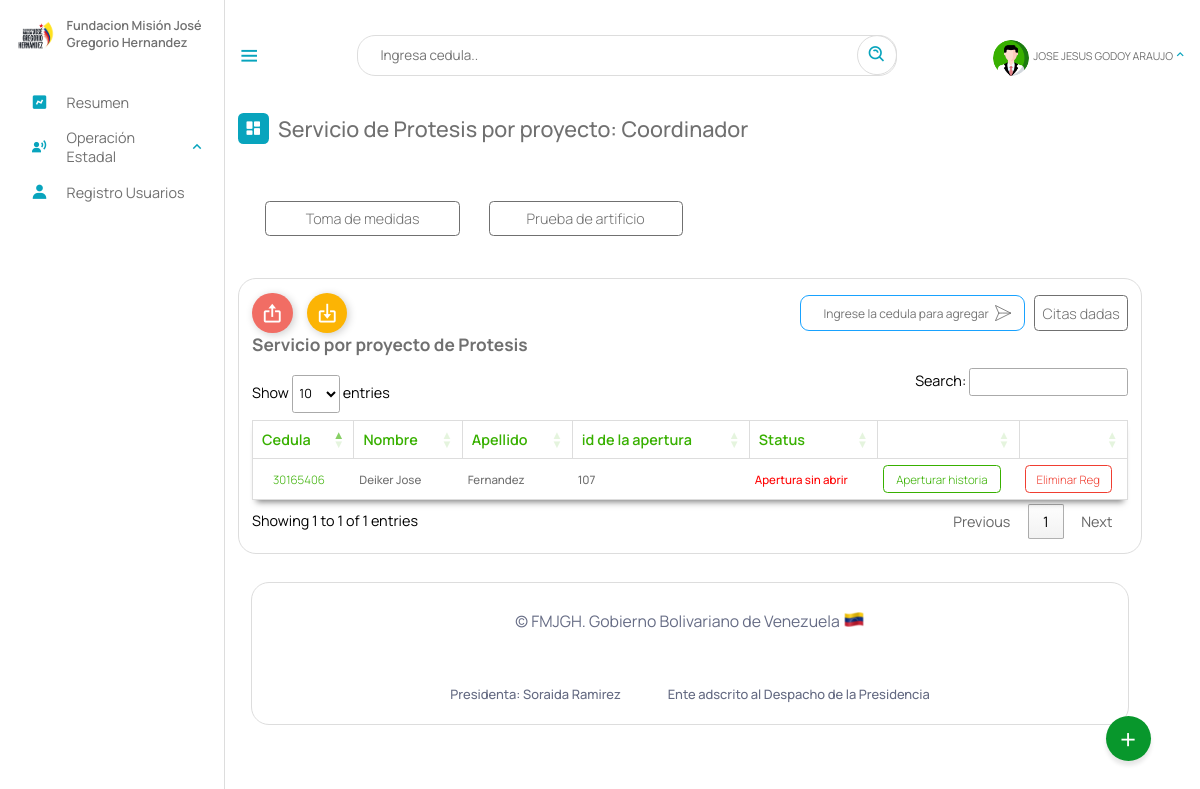
Page /Escritorio/04-ortesisyProtesis.php (signed in) on the earlier database version.
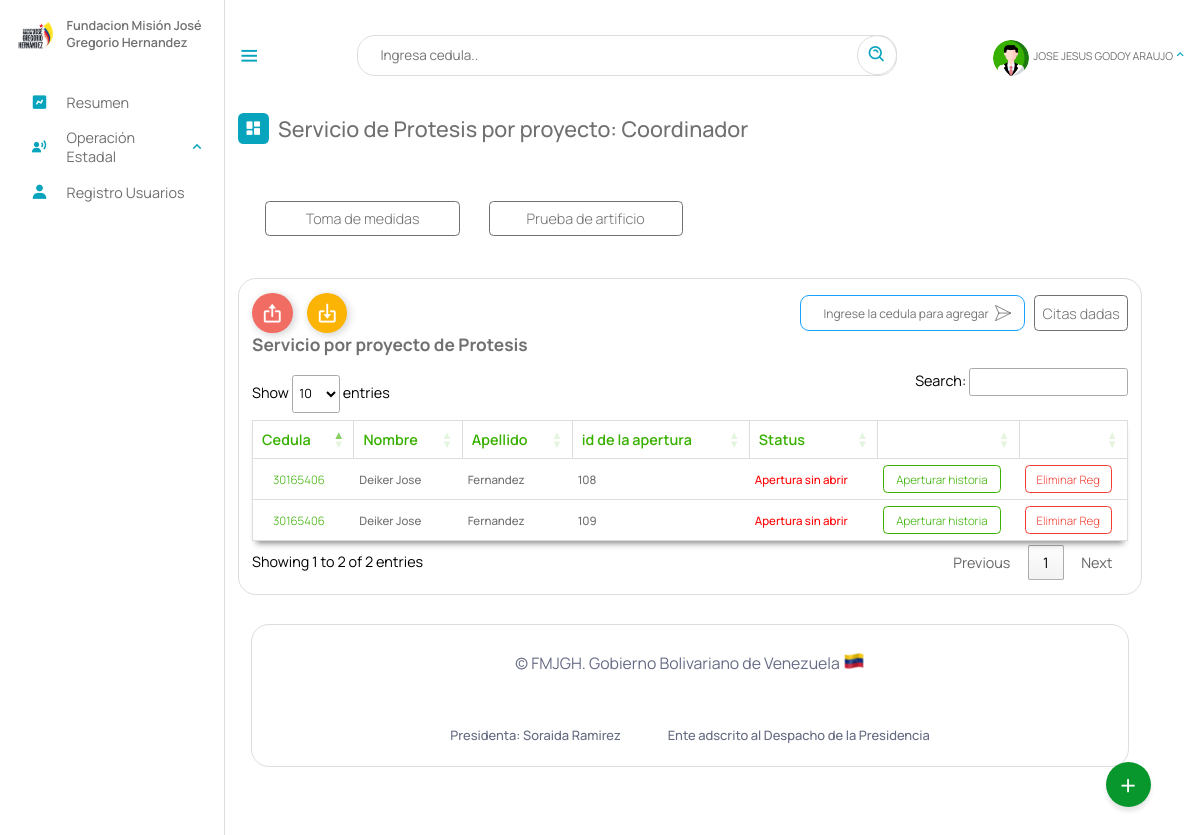
Same page on the later database version.
### tables this page shows
CREATE TABLE `cita_ortesis_protesis` (
  `id` int(11) NOT NULL AUTO_INCREMENT,
  `cedula` int(12) NOT NULL,
  `laboratorio` varchar(10) DEFAULT NULL,
  `fecha_cita` date DEFAULT NULL,
  `fecha_toma` date DEFAULT NULL,
  `fecha_prueba` date DEFAULT NULL,
  `status` text DEFAULT NULL,
  `descripcion` text DEFAULT NULL,
  `artificio` text DEFAULT NULL,
  `medidas` text DEFAULT NULL,
  PRIMARY KEY (`id`),
  KEY `laboratorio` (`laboratorio`),
  KEY `cedula` (`cedula`),
  CONSTRAINT `cita_ortesis_protesis_ibfk_1` FOREIGN KEY (`cedula`) REFERENCES `beneficiario` (`cedula`) ON DELETE CASCADE,
  CONSTRAINT `cita_ortesis_protesis_ibfk_2` FOREIGN KEY (`laboratorio`) REFERENCES `laboratorio` (`id`) ON DELETE CASCADE
);

CREATE TABLE `beneficiario` (
  `cedula` int(12) NOT NULL,
  `nombre` text NOT NULL,
  `apellido` text NOT NULL,
  `fecha_naci` date NOT NULL,
  `email` varchar(50) NOT NULL,
  `telefono` varchar(12) NOT NULL,
  `nacionalidad` char(2) NOT NULL,
  `edad` int(2) NOT NULL,
  `sexo` char(1) NOT NULL,
  `edo_civil` text NOT NULL,
  `nro_hijo` int(2) DEFAULT NULL,
  `estado` varchar(10) NOT NULL,
  `municipio` varchar(20) NOT NULL,
  `parroquia` varchar(10) NOT NULL,
  `discapacidad` varchar(10) NOT NULL,
  `atencion_solicitada` varchar(10) DEFAULT NULL,
  `certificado` varchar(50) DEFAULT NULL,
  `registrado_por` text DEFAULT NULL,
  `fecha_registro` date NOT NULL,
  PRIMARY KEY (`cedula`),
  KEY `estado` (`estado`),
  KEY `discapacidad` (`discapacidad`),
  KEY `atencion_solicitada` (`atencion_solicitada`),
  KEY `municipio` (`municipio`),
  KEY `parroquia` (`parroquia`),
  CONSTRAINT `beneficiario_ibfk_1` FOREIGN KEY (`estado`) REFERENCES `estados` (`id_estados`) ON DELETE CASCADE,
  CONSTRAINT `beneficiario_ibfk_2` FOREIGN KEY (`municipio`) REFERENCES `municipios` (`id_municipios`) ON DELETE CASCADE,
  CONSTRAINT `beneficiario_ibfk_3` FOREIGN KEY (`parroquia`) REFERENCES `parroquia` (`id`) ON DELETE CASCADE ON UPDATE CASCADE,
  CONSTRAINT `beneficiario_ibfk_4` FOREIGN KEY (`discapacidad`) REFERENCES `discapacid_e` (`id_e`) ON DELETE CASCADE,
  CONSTRAINT `beneficiario_ibfk_5` FOREIGN KEY (`atencion_solicitada`) REFERENCES `tipoatencion` (`id`) ON DELETE CASCADE
);

### php/01-02-cita_protesis.php (called while the page is built, shortened)
<?php
include_once("ManejadorBD.php");
class citas_protesis extends ManejadorBD
{
	private $cnn;
	public function __construct($tipoConexion)
	{
		$this->cnn = parent::conectar($tipoConexion);
	}
	public function consultarTodasCitasSindar()
	{
		try {
			$stmt = $this->cnn->prepare("SELECT cita_ortesis_protesis.id, beneficiario.nombre, beneficiario.apellido, beneficiario.cedula,  cita_ortesis_protesis.laboratorio, cita_ortesis_protesis.fecha_cita
				FROM beneficiario, cita_ortesis_protesis
				WHERE beneficiario.cedula = cita_ortesis_protesis.cedula and cita_ortesis_protesis.fecha_toma IS NULL");
			$stmt->setFetchMode(PDO::FETCH_ASSOC);
			$stmt->execute();
			return $stmt->fetchAll();
		} catch (PDOException $error) {
			echo "Error: ejecutando consulta SQL." . $error->getMessage();
			exit();
		}
	}
}

### php/ManejadorBD.php (called while the page is built, shortened)
<?php
	class ManejadorBD extends PDO {
		public $srv	= SRV;
		public $usr	= USR;
		public $pas	= PAS;
		public $dbn	= BDN;
		public function conectar($tipoConexion){
			try{
				switch ($tipoConexion) {
				    case 1:
				        $dsn = "mysql:host=$this->srv;dbname=$this->dbn";
				        break;
				}
				$dbh = new PDO($dsn, $this->usr, $this->pas);
    			$dbh->setAttribute(PDO::ATTR_ERRMODE, PDO::ERRMODE_EXCEPTION);
			}catch(PDOException $error){
                echo "Error al Conectar con la Base de Datos: ".$error->getMessage();
                exit();
			}
            $this->conexionBD = $dbh;
			return $this->conexionBD;
		}
	}
?>

### Escritorio/04-ortesisyProtesis.php (the view, shortened to what this page needs)
<?php
include_once("partearriba.php");
?>
<link rel="stylesheet" type="text/css" href="https://cdn.datatables.net/1.11.3/css/jquery.dataTables.min.css">
<link rel="stylesheet" href="stylesprotesis.css">
<div class="dash-contenido">
    <div class="overview">
        <div class="titulo">
            <i class='bx bxs-dashboard'> </i>
            <span class="link-name">Servicio de Protesis por proyecto: <?php echo $rol ?></span>
        </div>
    </div>
    <div class="reportes-totales">
        <div class="reporte">
            <a href="04-tomaMedidas.php">Toma de medidas</a>
        </div>
        <div class="reporte">
            <a href="05-pruebaArtificio.php">Prueba de artificio</a>
        </div>
    </div>
    <div class="tabla-atencion">
        <div class="personas-conatencion">
            <div class="botones__especiales">
                <button class="Btn export">
                    <div class="sign">
                        <i class='bx bx-export'></i>
                    </div>
                </button>
                <button class="Btn import">
                    <div class="sign">
                        <i class='bx bx-import'></i>
                    </div>
            </div>
        </div>
        <div style="display: flex; align-items: center; justify-content: center; gap: 10px;">
            <form  id="form_agregar">
                <div class="messageBox">
                    <input required="" placeholder="Ingrese la cedula para agregar" type="text" id="messageInput" />
                    <button id="sendButton" type="submit">
                    </button>
                </div>
            </form>
            <div style="display: flex; justify-content: center; align-items: center;">
                <a class="enlace" style="margin: 0;" href="04-ort-citaDada.php">Citas dadas</a>
            </div>
        </div>
    </div>
    <h2>Servicio por proyecto de Protesis</h2>
    <table id="atencion">
        <thead>
            <tr>
                <th>Cedula</th>
                <th>Nombre</th>
                <th>Apellido</th>
                <th>id de la apertura</th>
                <th>Status</th>
                <th></th>
                <th></th>
            </tr>
        </thead>
        <tbody>
            <?php
            include_once("../php/01-02-cita_protesis.php");
            $aten = new citas_protesis(1);
            $consulta = $aten->consultarTodasCitasSindar();
            if ($consulta) {
                foreach ($consulta as $registros) {
            ?>
                    <tr>
                        <td> <a class="cedula" name="enlace" id="verBeneficiario" href="__verBeneficiario.php?cedula=<?php echo $registros['cedula']; ?>"><?php echo $registros['cedula']; ?> </a></td>
                        <td><?php echo $registros["nombre"] ?></td>
                        <td><?php echo $registros["apellido"] ?></td>
                        <td><?php echo $registros["id"] ?></td>
                        <td style="color: red;">Apertura sin abrir</td>
                        <td><a href="04-ort-darCita.php?id=<?php echo $registros["id"] ?>">Aperturar historia</a></td>
                        <td><a href="eliminar/eliminar_orte.php?id=<?php echo $registros["id"] ?>" class="eliminar">Eliminar Reg</a></td>
                    </tr>
            <?php
                }
            }
            ?>
        </tbody>
    </table>
</div>
<?php
include_once("parteabajo.php");
?>

### Escritorio/partearriba.php (shortened to what this page needs)
<!DOCTYPE html>
<html lang="es">
<head>
    <link rel="stylesheet" href="estilo.css">
    <link rel="stylesheet" href="dash.css">
    <link rel="stylesheet" href="02-buttons/01-buttons.css">
    <link href='https://unpkg.com/boxicons@2.1.4/css/boxicons.min.css' rel='stylesheet'>
<link rel="stylesheet" href="https://cdnjs.cloudflare.com/ajax/libs/font-awesome/6.5.2/css/all.min.css" />
</head>
<body>
    <?php
    if (isset($_SESSION['cedula'])) {
        $NombreUsuarioActivo = $_SESSION['nombre'];
        $rol = $_SESSION["rol"];
        $gerencia = $_SESSION['gerencia'];
    }
    switch ($rol) {
        case "2coor":
            $rol = "Coordinador";
            break;
    }
    ?>
    <nav class="sidebar">
        <header>
            <div class="image-text">
                <span class="image">
                    <img src="logo3.png" alt="logo">
                </span>
                <div class="text header-text">
                    <span class="name">Fundacion Misión José Gregorio Hernandez</span>
                </div>
            </div>
        </header>
        <ul class="nav-links">
            <li>
                <a href="index.php">
                    <i class='bx bxs-chart'></i>
                    <span class="link-name">Resumen</span>
                </a>
            </li>
            <?php
            if ($gerencia == "4Gtno" || $rol == "Superusuario" ) {
            ?>
                <li>
                    <div class="ioncn-link">
                        <a>
                            <i class='bx bxs-user-voice'></i>
                            <span class="link-name">Operación Estadal</span>
                        </a>
                        <i class='bx bx-chevron-up'></i>
                    </div>
                </li>
            <?php
            }
            ?>
            <?php
            if ($rol == "Administrador" || $rol == "Superusuario" || $rol=="Coordinador") {
            ?>
                <li>
                    <a href="03-registro.php">
                        <i class='bx bxs-user'></i>
                        <span class="link-name">Registro Usuarios</span>
                    </a>
                </li>
            <?php
            }
            ?>
        </ul>
    </nav>
    <main class="menu-dash">
        <div class="top">
            <i class='bx bx-menu sidebar-toggle'></i>
            <div class="busqueda">
                <input type="text" id="input_search" placeholder="Ingresa cedula..">
                <a href="#" class="search" id="search"><i class='bx bx-search-alt bx-rotate-90'></i></a>
            </div>
            <li>
                <div class="ioncn-link">
                    <a><?php
                            if($_SESSION["profile_photo"]){
                                $ruta = "fotos_perfil/". $_SESSION["profile_photo"];
                            }else{
                                $ruta = "profile.png";
                            }
                        ?>
                        <div class="img-profi">
                             <img src="<?php echo $ruta ?>" alt="">
                        </div>
                        <span class="link_name" id="user_active"><?php echo $NombreUsuarioActivo ?></span>
                    </a>
                    <i class='bx bx-chevron-up'></i>
                </div>
            </li>
        </div>
        <div class="action">
            <span class="abrir" onclick="actionToggle()">+</span>
        </div>

### Escritorio/parteabajo.php (shortened to what this page needs)
<div class="footer__info container">
    <span class="footer_copy">
        &#169; FMJGH. Gobierno Bolivariano de Venezuela <img src="ve.png">
    </span>
    <br><br>
    <div class="footer__privacy">
        <a>Presidenta: Soraida Ramirez</a>
        <a>Ente adscrito al Despacho de la Presidencia</a>
    </div>
</div>
</main>
</body>
</html>

### Escritorio/estilo.css (style rules this page uses)
* { font-family: 'Manrope', sans-serif; margin: 0; padding: 0; box-sizing: border-box; scroll-behavior: smooth; }
:root { --body-color: ; --tran-03:all 0.2 ease ; --tran-03:all 0.3s ease ; --tran-03:all 0.4s ease ; --tran-03:all 0.5s ease ; }
body { height: 100vh; background-color: #fff; }
.sidebar .text { font-size: 14px; font-weight: 500; color: #707070; }
.sidebar .image { min-width: 60px; display: flex; align-items: center; }
.sidebar { position: fixed; top: 0; left: 0; height: 100%; width: 250px; padding: 20px 0px 0px 14px ; background-color: #fff; transition: 0.3s; border-right: 1px solid #ddd; }
.sidebar header { position: relative; }
.sidebar .image-text img { width: 50px; border-radius: 6px; }
.sidebar header .image-text { display: flex; align-items: center; }
header .image-text .header-text { display: flex; flex-direction: column; transition: 0.3; }
.header-text .name { font-weight: 600; text-align: left; margin-top: -2px; }
.sidebar .nav-links { background-color: rgb(255, 255, 255); height: 100%; padding-top: 30px; }
.sidebar .nav-links li { position: relative; list-style: none; transition: all 0.4s ease; }
.sidebar .nav-links li .ioncn-link { display: flex; align-items: left; justify-content: space-between; }
.bx-chevron-up { transition: transform .3s; }
.sidebar .nav-links li i { height: 50px; min-width: 60px; text-align: center; line-height: 50px; color:#08A4BD ; font-size: 20px; }
.sidebar .nav-links li a { text-decoration: none; display: flex; align-items: center; justify-content: left; }
.sidebar .nav-links li a .link-name { font-size: 16px; font-weight: 400; color: #707070; transition: 0.3s ease; }
.menu-dash { position: relative; left: 250px; background-color: #fff; height: 100vh; width: calc(100% - 300px); padding: 10px 14px; transition: 0.3s; }
.menu-dash .top { display: flex; position: fixed; top: 0px; left: 250px; align-items: center; justify-content: space-between; width: calc(100% - 250px); backdrop-filter: blur(15px); padding: 10px 14px; transition: 0.3; height: 123px; z-index: 500; }
.menu-dash .top .sidebar-toggle { font-size: 26px; cursor: pointer; color: #08A4BD; }
.menu-dash .top .busqueda { position: relative; height: 45px; max-width: 600px; width: 100%; margin: 0 30px; }
.top .busqueda input { height: 100%; width: 100%; position: absolute; border: 1px solid #ddd; padding: 0 50px 0 25px; outline: none; font-size: 15px; border-radius: 20px; }
.top .busqueda i { position: absolute; right: 0px; font-size: 22px; z-index: 10; top: 50%; transform: translateY(-50%); color: #08A4BD; padding: 10px; border: 1px solid #ddd; border-radius: 50px; }
.top img { width: 40px; border-radius: 100%; margin-top: 10px; height: 40px; object-fit: cover; }
.menu-dash .top .link_name { font-size: 12px; }
.menu-dash .top i { color: #08A4BD; }
.menu-dash .dash-contenido { padding-top: 45px; }
.menu-dash .titulo { display: flex; align-items: center; margin: 70px 0 30px 0; }
.menu-dash .titulo i { position: relative; height: 35px; width: 35px; background-color: #08A4BD; border-radius: 6px; color: #fff; display: flex; align-items: center; justify-content: center; font-size: 20px; }
.menu-dash .titulo .link-name { font-size: 24PX; font-weight: 500; color: #707070; margin-left: 10px; }
.menu-dash .top li { list-style: none; }
.menu-dash .top li .ioncn-link { display: flex; justify-content: space-between; align-items: center; }
.menu-dash .top li .ioncn-link a { text-decoration: none; display: flex; align-items: center; justify-content: center; gap: 5px; flex-wrap: nowrap; position: relative; color: #707070; }
.container { background-color: #fff; border: 1px solid #ddd; max-width: 100%; border-radius: 20px; padding: 30px; margin: 0 15px; }
.action { position: fixed; bottom: 50px; right: 55px; width: 50px; height: 50px; background: #08972c; border-radius: 50%; cursor: pointer; box-shadow: 0 5px 5px rgba(0,0,0,0.1); z-index: 50; }
.action span { position: relative; width: 100%; height: 100%; display: flex; justify-content: center; align-items: center; color: #fff; font-size: 2em; transition: 0.3s ease-in-out; }
table { width: 100%; }

### Escritorio/02-buttons/01-buttons.css (style rules this page uses)
body { margin: 0; padding: 0; }

Differences in the rows shown:
removed cita_ortesis_protesis: cedula.cedula "30165406", cedula.nombre "Deiker Jose", cedula.apellido "Fernandez", id "107"
added cita_ortesis_protesis: cedula.cedula "30165406", cedula.nombre "Deiker Jose", cedula.apellido "Fernandez", id "108"
added cita_ortesis_protesis: cedula.cedula "30165406", cedula.nombre "Deiker Jose", cedula.apellido "Fernandez", id "109"
Other differences:
text written by a page script: "Show entries Search: Showing 1 to 1 of 1 entries Previous 1 Next" → "Show entries Search: Showing 1 to 2 of 2 entries Previous 1 Next"
